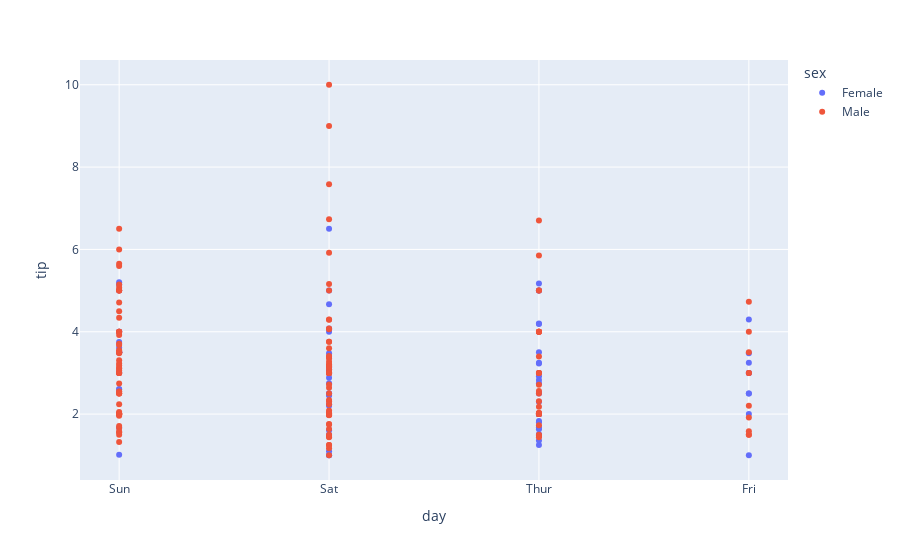

Notebook code for this chart:
### Code cell
import plotly.express as px

# plotting the scatter chart
fig = px.scatter(data, x="day", y="tip", color='sex')
 
# showing the plot
fig.show()

### Figure 1 — Plotly figure (JSON) as saved in the notebook; plotly's stock layout.template omitted (floating-point values rounded to 4 significant figures; data arrays with more than 128 entries replaced by an {"elided": "..."} marker saying what was removed)
{"data": [{"hovertemplate": "sex=Female<br>day=%{x}<br>tip=%{y}<extra></extra>", "legendgroup": "Female", "marker": {"color": "#636efa", "symbol": "circle"}, "mode": "markers", "name": "Female", "orientation": "v", "showlegend": true, "type": "scatter", "x": ["Sun", "Sun", "Sun", "Sun", "Sun", "Sun", "Sat", "Sat", "Sat", "Sat", "Sat", "Sat", "Sun", "Sun", "Sat", "Sat", "Sat", "Sat", "Sat", "Sat", "Sat", "Thur", "Thur", "Fri", "Fri", "Fri", "Fri", "Fri", "Sat", "Sat", "Sat", "Sat", "Sat", "Sun", "Sun", "Thur", "Thur", "Thur", "Thur", "Thur", "Thur", "Thur", "Thur", "Thur", "Thur", "Thur", "Thur", "Thur", "Thur", "Thur", "Thur", "Thur", "Thur", "Thur", "Thur", "Thur", "Thur", "Sun", "Sun", "Sun", "Sun", "Sun", "Sat", "Sat", "Sun", "Sun", "Sun", "Thur", "Thur", "Thur", "Thur", "Thur", "Thur", "Thur", "Sat", "Sat", "Sat", "Sat", "Sat", "Fri", "Fri", "Fri", "Fri", "Sat", "Sat", "Sat", "Thur"], "xaxis": "x", "y": [1.01, 3.61, 5, 3.02, 1.67, 3.5, 2.75, 2.23, 3, 3, 2.45, 3.07, 2.6, 5.2, 1.5, 2.47, 1, 3, 3.14, 5, 2.2, 1.83, 5.17, 1, 4.3, 3.25, 2.5, 3, 2.5, 3.48, 4.08, 4, 1, 4, 3.5, 1.5, 1.8, 2.92, 1.68, 2.52, 4.2, 2, 2, 2.83, 1.5, 2, 3.25, 1.25, 2, 2, 2.75, 3.5, 5, 2.3, 1.5, 1.36, 1.63, 5.14, 3.75, 2.61, 2, 3, 1.61, 2, 4, 3.5, 3.5, 4.19, 5, 2, 2.01, 2, 2.5, 3.23, 2.23, 2.5, 6.5, 1.1, 3.09, 3.48, 3, 2.5, 2, 2.88, 4.67, 2, 3], "yaxis": "y"}, {"hovertemplate": "sex=Male<br>day=%{x}<br>tip=%{y}<extra></extra>", "legendgroup": "Male", "marker": {"color": "#EF553B", "symbol": "circle"}, "mode": "markers", "name": "Male", "orientation": "v", "showlegend": true, "type": "scatter", "x": {"elided": "157 str values"}, "xaxis": "x", "y": {"elided": "157 float values"}, "yaxis": "y"}], "layout": {"legend": {"title": {"text": "sex"}, "tracegroupgap": 0}, "margin": {"t": 60}, "xaxis": {"anchor": "y", "domain": [0, 1], "title": {"text": "day"}}, "yaxis": {"anchor": "x", "domain": [0, 1], "title": {"text": "tip"}}}}
